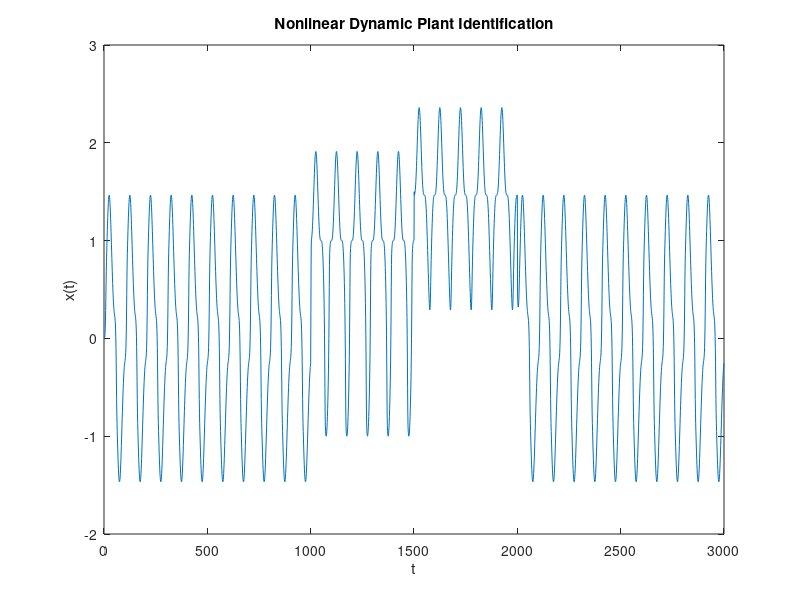

MATLAB code for this plot: (Note: this script raises an error after producing the figure.)
total_samples = 3000;

X = zeros(total_samples, 2);
y = zeros(total_samples, 1);

y_now = 0;

for t = 1 : total_samples
    if or(t <= 1000, t >= 2001)
        n = 0;
    elseif and(t >= 1001, t <= 1500)
        n = 0.5;
    else
        n = 1;
    end
    
    u = sin(2 * pi * t / 100);
    
    y_next = y_now / (1 + y_now ^ 2) + u ^ 3 + n;
    
    X(t, :) = [u y_now];
    y(t) = y_next;
    
    y_now = y_next;
end

path = '/base/';

plot(y);
set(gca,'xlim',[0, total_samples]);
xlabel('t');
ylabel('x(t)');
title('Nonlinear Dynamic Plant Identification');
saveas(gcf, strcat(path, 'plot.png'));

csvwrite(strcat(path, 'X_real.csv'), X)
csvwrite(strcat(path, 'Y_real.csv'), y)